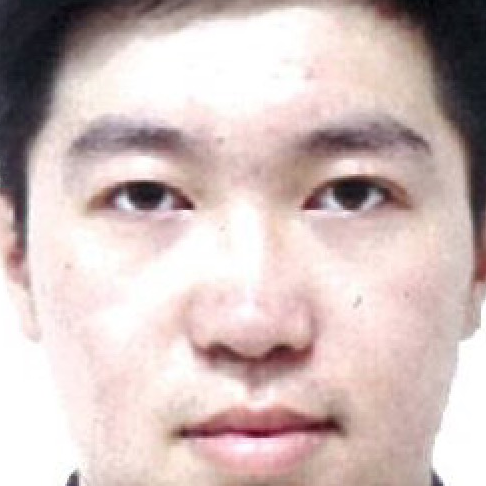
//> input picture opencv_2/opencv_2/5_c.png, 486 x 486 px
$ ./main   (built with g++ and OpenCV 4)
//> lines starting //> are read from the running program, lines starting //| are printed output that depends on the picture; after the words box and inside, x2 and y2 are one past the last pixel; in counts of white or black regions, pixels touching at a corner belong together
### opencv_2/opencv_2/result.hpp
//
//  result.hpp
//  opencv_2
//
//  Created by XiaoPeng on 17/3/29.
//  Copyright © 2017年 XiaoPeng. All rights reserved.
//

#ifndef result_hpp
#define result_hpp

#include <stdio.h>
#include "DealSource.hpp"
#include "CreatNewPicture.hpp"
#include "Header.h"
double K_check(string Path,int comp_numb);
#endif /* result_hpp */

### opencv_2/opencv_2/CreatNewPicture.hpp
//
//  CreatNewPicture.hpp
//  opencv_2
//
//  Created by XiaoPeng on 17/2/24.
//  Copyright © 2017年 XiaoPeng. All rights reserved.
//

#ifndef CreatNewPicture_hpp
#define CreatNewPicture_hpp

#include <stdio.h>
#include <opencv2/opencv.hpp>
#include <opencv2/highgui/highgui_c.h>
#include <opencv2/highgui/highgui.hpp>
#include <opencv2/imgproc/imgproc.hpp>
#include <opencv2/core/core.hpp>
#include <opencv2/objdetect/objdetect.hpp>
#include <opencv2/highgui.hpp>
#include "Header.h"
#include <dirent.h>
#include "DealSource.hpp"
using namespace cv;
using namespace std;
int test1();
int test2();
Mat detectandgive( string path);
bool Control_new_Picture();
bool get_color_new_picture(string Path);
void detectAndCut( string path ,string dir, string filename);
int test3();
#endif /* CreatNewPicture_hpp */

### opencv_2/opencv_2/DealSource.hpp
//
//  DealSource.hpp
//  opencv_2
//
//  Created by XiaoPeng on 17/2/24.
//  Copyright © 2017年 XiaoPeng. All rights reserved.
//

#ifndef DealSource_hpp
#define DealSource_hpp

#include <stdio.h>
#include "CreatNewPicture.hpp"
#include "Header.h"
#define K_NUMB 10
#include <string>
#include <iostream>
#include <vector>
using namespace std;


typedef struct TestLine{
    string Name;
    string Path;
    string NewPath;
    string MostLike[K_NUMB];
    string NewLike[K_NUMB];
    int LikeCount;
}testline;

extern vector<TestLine> TestPool;

bool InitializationPool(const char * FilePath);
bool get_10_top_path();

#endif /* DealSource_hpp */

### opencv_2/opencv_2/Header.h
//
//  Header.h
//  opencv_2
//
//  Created by XiaoPeng on 17/2/21.
//  Copyright © 2017年 XiaoPeng. All rights reserved.
//

#ifndef Header_h
#include <iostream>
#include <stdio.h>
#include <opencv2/opencv.hpp>
#include <opencv2/highgui/highgui_c.h>
#include <opencv2/highgui/highgui.hpp>
#include <opencv2/imgproc/imgproc.hpp>
#include <opencv2/core/core.hpp>
#include <opencv2/objdetect/objdetect.hpp>
#include <opencv2/highgui.hpp>


int comparetest(int argc, char* argv[]);
#define Header_h


#endif /* Header_h */

### opencv_2/opencv_2/main.cpp
//
//  main.cpp
//


#include <iostream>
#include "Header.h"
#include "DealSource.hpp"
using namespace std;
using namespace cv;
#include "result.hpp"
#define cvQueryHistValue_1D( hist, idx0 ) \
((float)cvGetReal1D( (hist)->bins, (idx0)))
int myhist( )
{
    IplImage * src= cvLoadImage("/Users/xiaopeng/Desktop/毕业设计/opencv_2/opencv_2/5_c.png");
//> src is the input picture: 486 rows x 486 cols, CV_8UC3; mean B, G, R 186.6, 188.7, 206.9
    IplImage* gray_plane = cvCreateImage(cvGetSize(src),8,1);
    cvCvtColor(src,gray_plane,CV_BGR2GRAY);
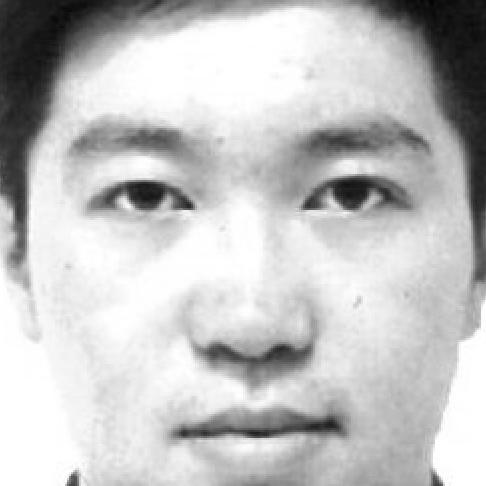
//> gray_plane: 486 rows x 486 cols, CV_8UC1; min 2, max 255, mean 193.9

    int hist_size = 256;    //直方图尺寸
    int hist_height = 256;
    float range[] = {0,255};  //灰度级的范围
    float* ranges[]={range};
    //创建一维直方图，统计图像在[0 255]像素的均匀分布
    CvHistogram* gray_hist = cvCreateHist(1,&hist_size,CV_HIST_ARRAY,ranges,1);
    //计算灰度图像的一维直方图
    cvCalcHist(&gray_plane,gray_hist,0,0);
    //归一化直方图
    cvNormalizeHist(gray_hist,1.0);

    int scale = 2;
    //创建一张一维直方图的“图”，横坐标为灰度级，纵坐标为像素个数（*scale）
    IplImage* hist_image = cvCreateImage(cvSize(hist_size*scale,hist_height),8,3);
    cvZero(hist_image);
    //统计直方图中的最大直方块
    float max_value = 0;
    cvGetMinMaxHistValue(gray_hist, 0,&max_value,0,0);

    //分别将每个直方块的值绘制到图中
    for(int i=0;i<hist_size;i++)
    {
        float bin_val = cvQueryHistValue_1D(gray_hist,i); //像素i的概率
        int intensity = cvRound(bin_val*hist_height/max_value);  //要绘制的高度
        cvRectangle(hist_image,
                    cvPoint(i*scale,hist_height-1),
                    cvPoint((i+1)*scale - 1, hist_height - intensity),
                    CV_RGB(255,255,255));
    }
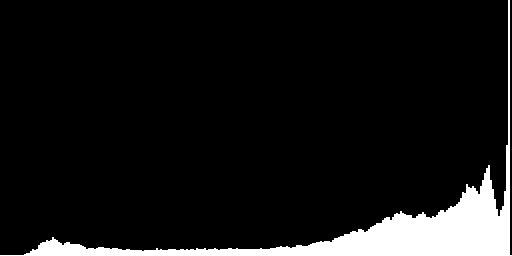
//> hist_image: 256 rows x 512 cols, CV_8UC3; 8.4% white; 1 white region, box (x1, y1, x2, y2) and area: (0, 0, 512, 256) 11020
    cvNamedWindow( "GraySource", 1 );
    cvShowImage("GraySource",gray_plane);
    cvNamedWindow( "H-S Histogram", 1 );
    cvShowImage( "H-S Histogram", hist_image );
    cvWaitKey(0);
    return 0;
}

// [68 lines left out: functions real, result_after_DP, DP, main, not called in this run]

// added to run one function of the file
int main() { myhist(); }

$ run again, with opencv_2/opencv_2/3.png copied over opencv_2/opencv_2/5_c.png
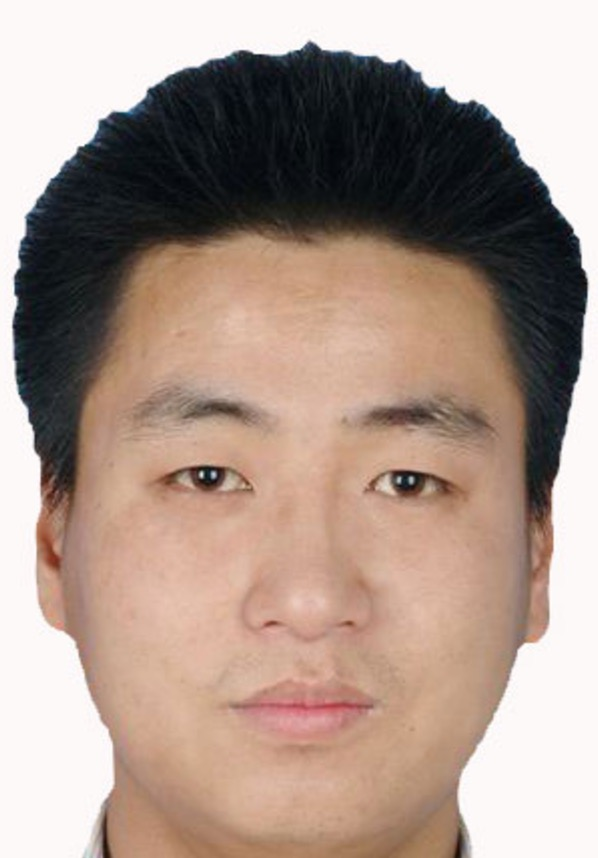
//> input picture opencv_2/opencv_2/3.png, 598 x 858 px
//> in myhist, src is the input picture: 858 rows x 598 cols, CV_8UC3; mean B, G, R 140.1, 150.9, 171.2
//> in myhist, `cvCvtColor(src,gray_plane,CV_BGR2GRAY);`:
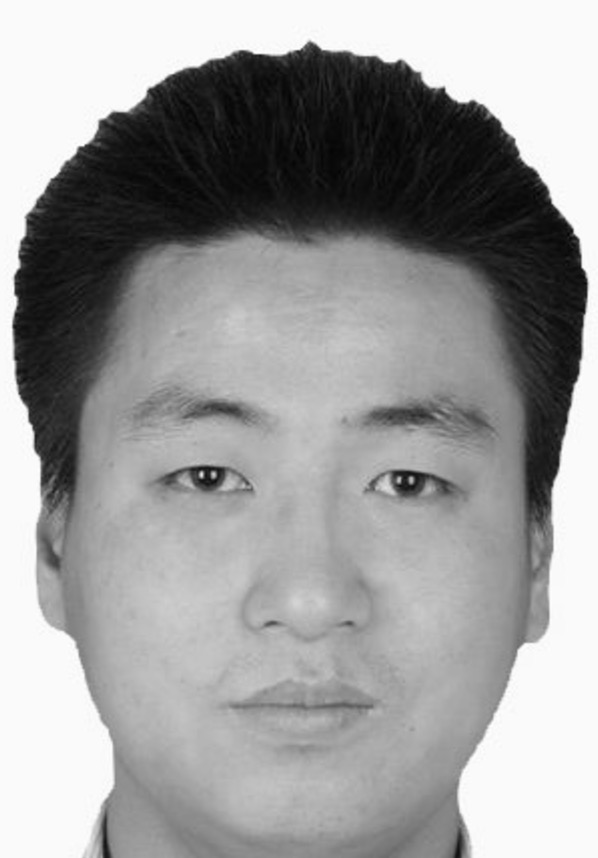
//> gray_plane: 858 rows x 598 cols, CV_8UC1; min 2, max 255, mean 155.8
//> after the loop in myhist, `for(int i=0;i<hist_size;i++)`:
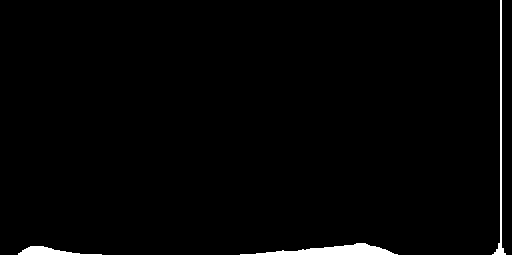
//> hist_image: 256 rows x 512 cols, CV_8UC3; 1.8% white; 1 white region, box (x1, y1, x2, y2) and area: (0, 0, 512, 256) 2384

$ run again, with opencv_2/opencv_2/1.jpg saved as opencv_2/opencv_2/5_c.png
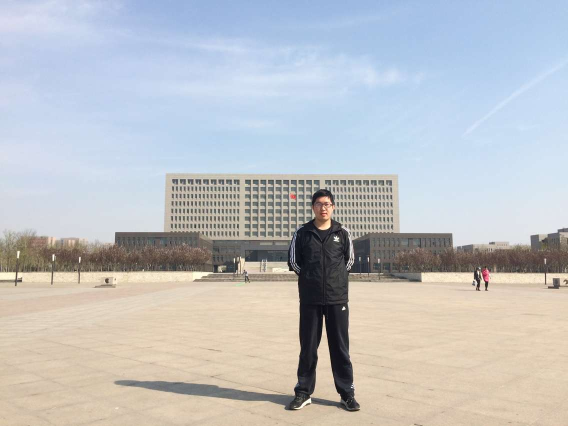
//> input picture opencv_2/opencv_2/1.jpg, 1136 x 852 px (shown at 1/2 size)
//> in myhist, src is the input picture: 852 rows x 1136 cols, CV_8UC3; mean B, G, R 194.4, 191.7, 189.6
//> in myhist, `cvCvtColor(src,gray_plane,CV_BGR2GRAY);`:
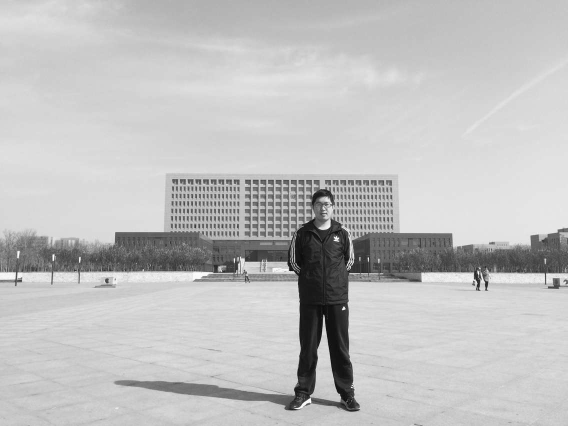
//> gray_plane: 852 rows x 1136 cols, CV_8UC1 (shown at 1/2 size); min 0, max 255, mean 191.4
//> after the loop in myhist, `for(int i=0;i<hist_size;i++)`:
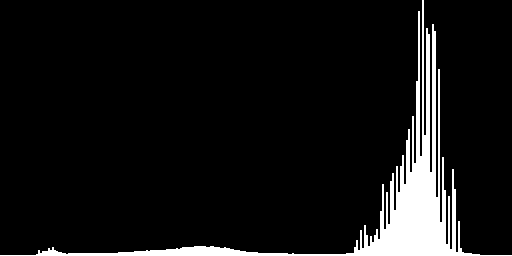
//> hist_image: 256 rows x 512 cols, CV_8UC3; 7.7% white; 1 white region, box (x1, y1, x2, y2) and area: (0, 0, 512, 256) 10110
